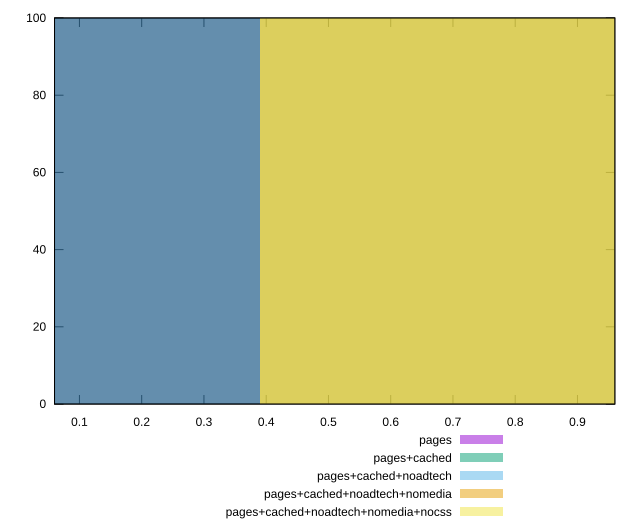

Source code (gnuplot):
reset

$pages <<EOF
0 100
EOF

$pagesCached <<EOF
0 100
EOF

$pagesCachedNoadtech <<EOF
0.7790463569401438 100
EOF

$pagesCachedNoadtechNomedia <<EOF
0.7790463569401438 100
EOF

$pagesCachedNoadtechNomediaNocss <<EOF
0.7790463569401438 100
EOF

set key outside below
set boxwidth 0.7790463569401438
set xrange [0.06:0.96]
set yrange [0:100]
set trange [0:100]
set style fill transparent solid 0.5 noborder
set terminal svg size 640, 530 enhanced background rgb 'white'
set output "report_00019_2021-02-10T18-14-37.922Z//interactive/comparison/histogram/all_score.svg"

plot $pages title "pages" with boxes, \
     $pagesCached title "pages+cached" with boxes, \
     $pagesCachedNoadtech title "pages+cached+noadtech" with boxes, \
     $pagesCachedNoadtechNomedia title "pages+cached+noadtech+nomedia" with boxes, \
     $pagesCachedNoadtechNomediaNocss title "pages+cached+noadtech+nomedia+nocss" with boxes

reset
